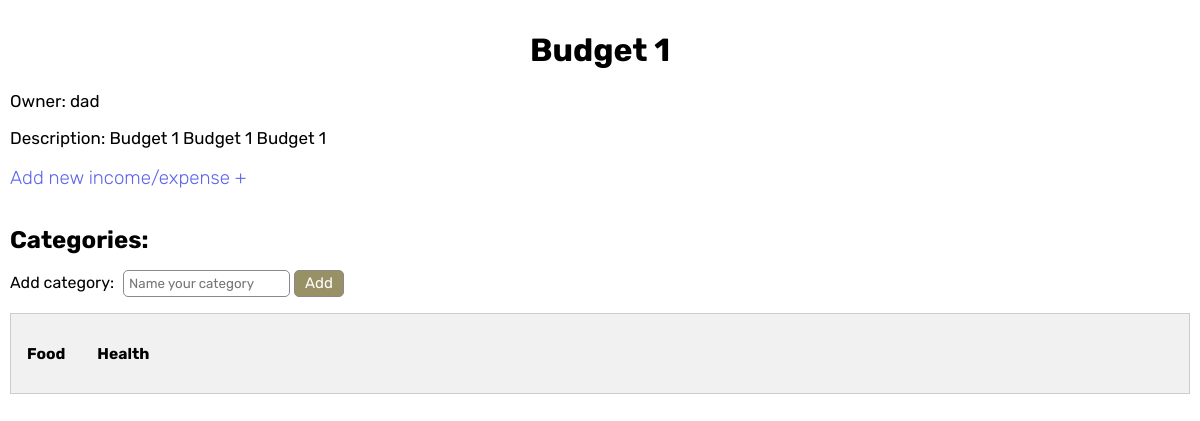
Page /budget/b15b56abdcc147d68d473dac4d7a1cff/ (signed in) on the earlier database version.
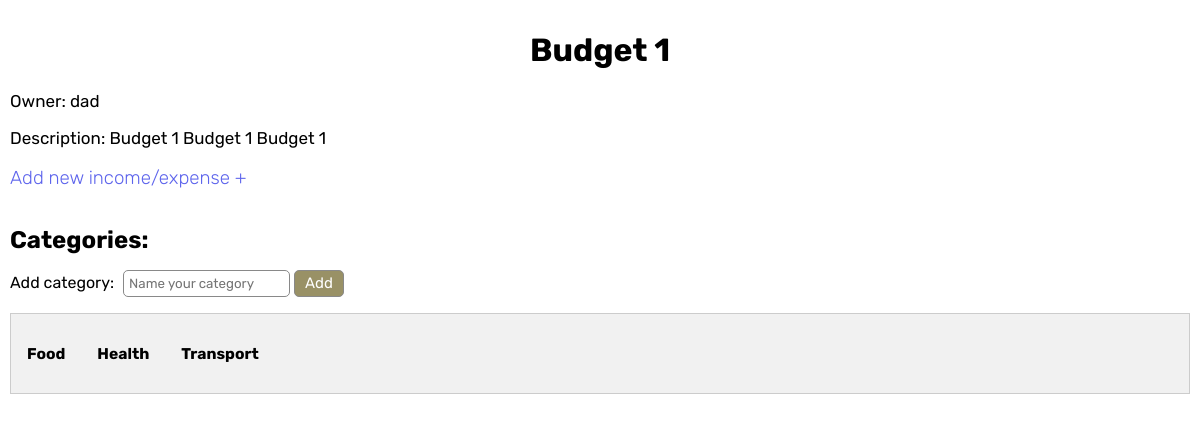
Same page on the later database version.
### family_budget/models.py (models this page shows)
class Category(models.Model):
    name = models.CharField(max_length=200, null=True, blank=True, verbose_name='Name')
    budget = models.ForeignKey(Budget, on_delete=models.CASCADE, verbose_name='Budget')
    def __str__(self):
        return self.name
    class Meta:
        verbose_name_plural='Categories'
        verbose_name= 'Category'
        ordering=['name']

### family_budget/views.py (the view)
# urls.py: path('budget/', views.BudgetList.as_view()),
def budget(request, slug):
    if Budget.objects.filter(slug=slug).exists():
        budget = Budget.objects.get(slug=slug)
        categories = Category.objects.filter(budget=budget)
        budget_items = BudgetItems.objects.filter(budget=budget).order_by('category')
        form = BudgetItemAddForm()
        category_form = CategoryAddForm()
        context = {
            'budget':budget,
            'categories':categories,
            'budget_items': budget_items,
            'form':form,
            'category_form':category_form,
        }
        return render(request, 'budget/budget.html', context)
    else:
        return redirect('family_budget:index')

### family_budget/forms.py
class BudgetItemAddForm(ModelForm):
    class Meta:
        model = BudgetItems
        fields=('name', 'price', 'description', 'budget', 'category', 'currency')
        widgets = {
            'name':forms.TextInput(attrs={'placeholder':'Name your income/expense'}),
            'description':forms.Textarea(attrs={'placeholder':'Write some details (optional)'}),
        }
    def __init__(self, *args, **kwargs):
        super().__init__(*args, **kwargs)
        self.fields['budget'].empty_label = None
        self.fields['category'].empty_label = None

class CategoryAddForm(ModelForm):
    class Meta:
        model = Category
        fields=('name', 'budget')
        widgets = {
            'name':forms.TextInput(attrs={'placeholder':'Name your category'}),
        }
    def __init__(self, *args, **kwargs):
        super().__init__(*args, **kwargs)
        self.fields['budget'].empty_label = None

### account/models.py (called while the page is built)
	def get_username_from_email(self):
		return self.email.split('@')[0]

### family_budget/templates/budget/budget.html (shortened to what this page needs)
{% extends 'others/base.html' %}
{% load static %}
{% block styles %}
<link rel="stylesheet" href="{% static 'css/budget.css' %}">
{% endblock %}
{% block content %}
    <h1 class="budget_name">{{budget.name}}</h1>
    <p class="budget_details">Owner: {{budget.owner.get_username_from_email}}</p>
    <p class="budget_details">Description: {{budget.description}}</p>
    <h3 class="add_new_income_btn">Add new income/expense +</h3>
    <h2 style="margin: 0;">Categories:</h2>
    <form action="{% url 'family_budget:add_category' %}" method="post">
        <p class="add_category_field">Add category: {{category_form.name}}</p>
        <input type="submit" value="Add" class="add_category_field_submit">
    </form>
    <div class="tab">
    {% for category in categories %}
        <button class="tablinks" onclick="openBudgetItem(event, '{{category}}')">
            <h3>{{category}}</h3>
        </button>
    {% endfor %}
    </div>
{% endblock %}

Differences in the rows shown:
added Category: name "Transport"
